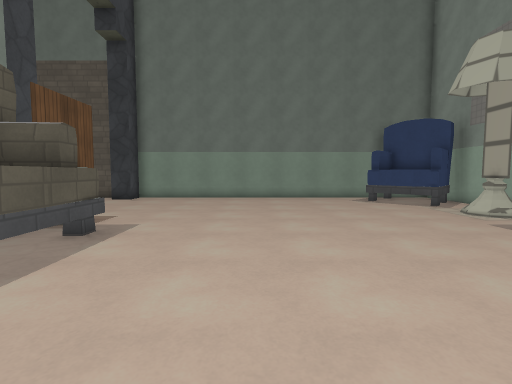
[1] (above)

16 first-person views from a walk through a 3-D level made in the Godot game engine. The camera is 1.4 m above the floor, tilts 4° down and sees 85° across. The floor is counted in squares, 1 m on a side. Each view is taken from the middle of a square. On the plan, view 1 faces up. The plan holds only what a view shows up to about 14 squares ahead; the rest is blank. Surface patterns are stand-ins for the level's own textures.

[2]
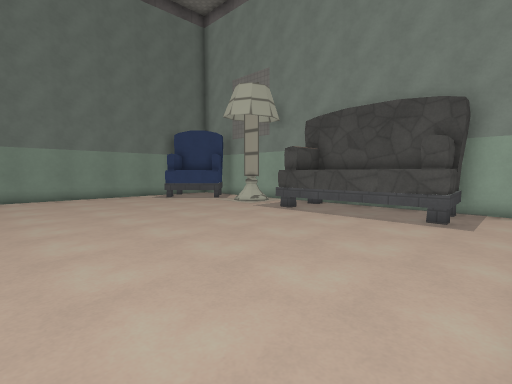

[3]
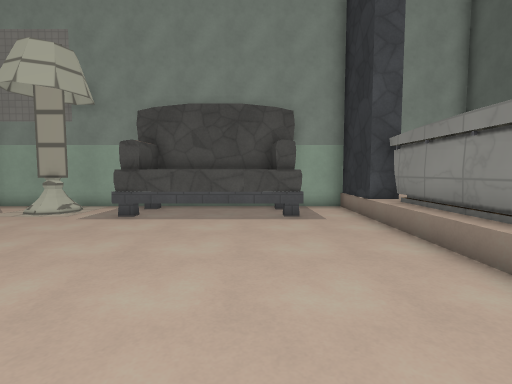

[4]
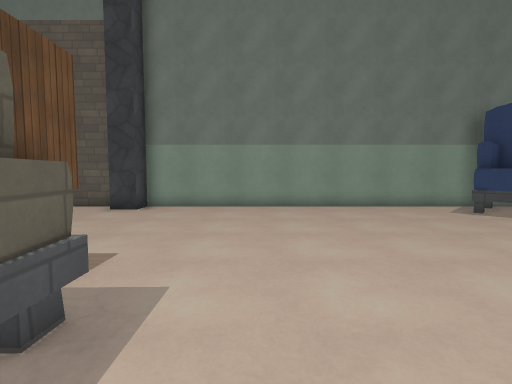

[5]
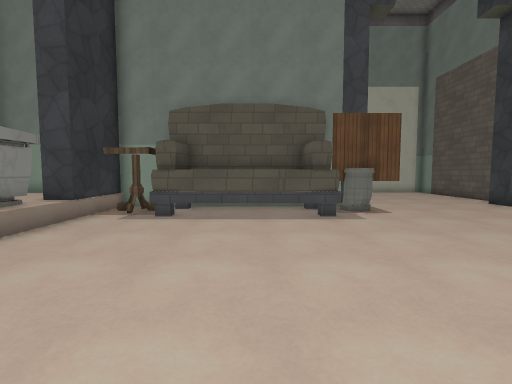

[6]
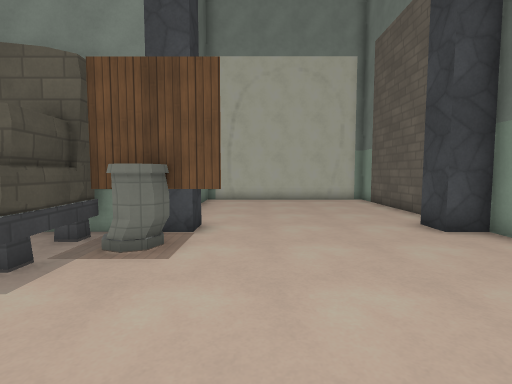

[7]
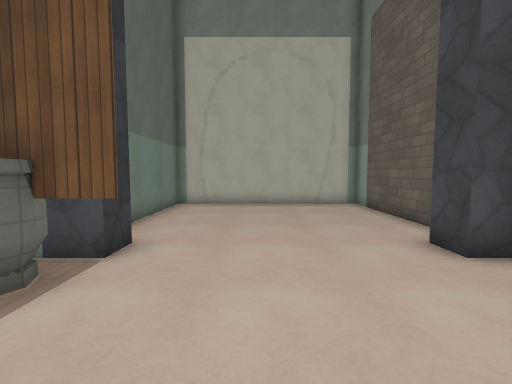

[8]
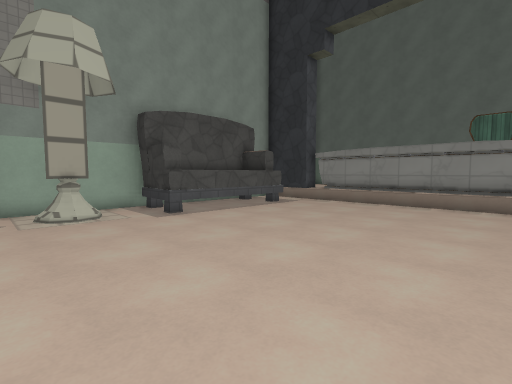

[9]
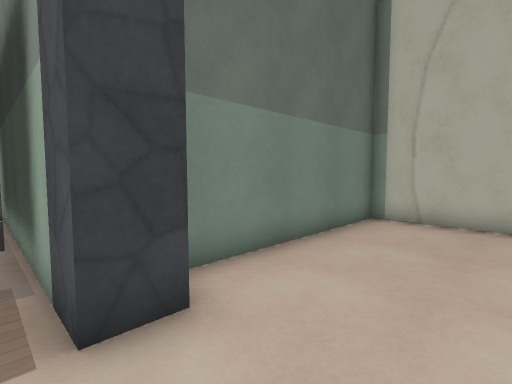

[10]
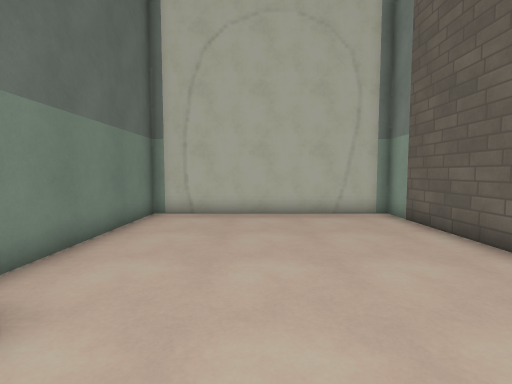

[11]
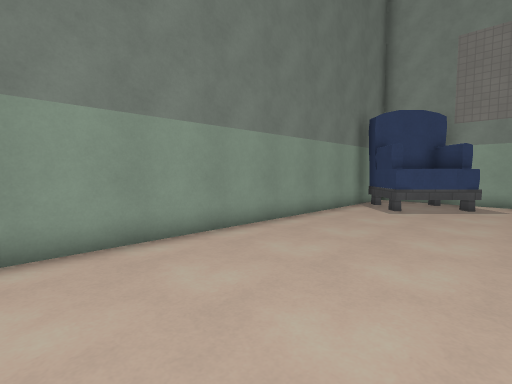

[12]
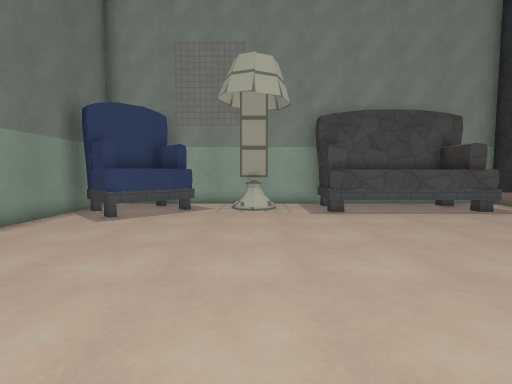

[13]
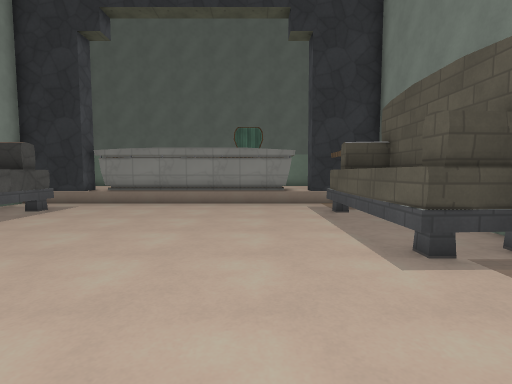

[14]
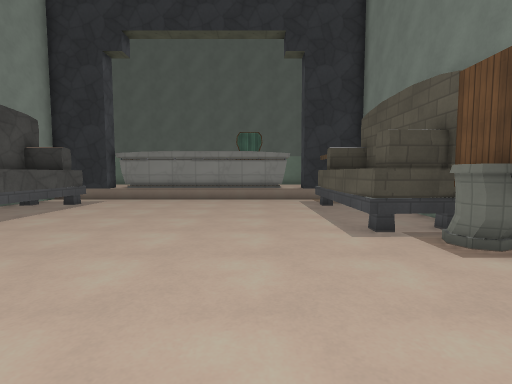

[15]
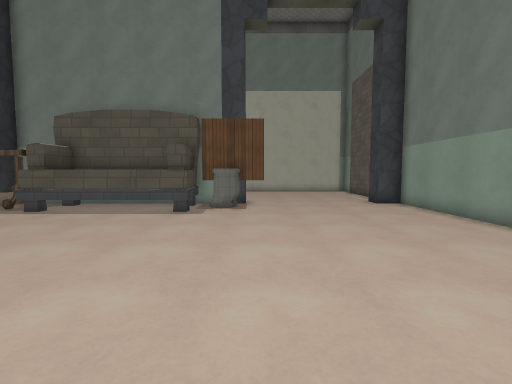

[16]
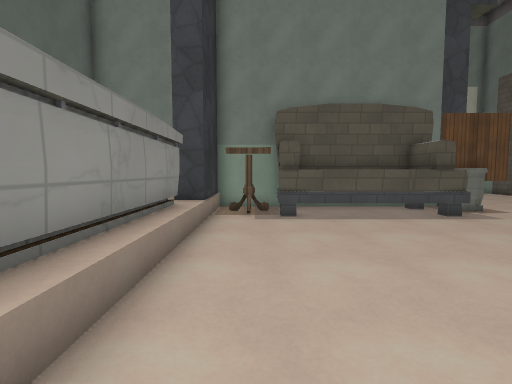

### Floor plan
Points are (right, up) in squares from view 1. A wall is a line through its corners. A room is listed if a view was taken in it or the views show most of it. See-through windows are left out.
Room 1 (views 1, 2, 3, 4, 5, 6, 7, 8, 9, 10, 11, 12, 13, 14, 15, 16)
walls: (-4.1, 6.5) (-4.1, 5.8) (-5.6, 5.7); (-4.8, 7.5) (-5.4, 7.2); (-5.6, 6.4) (-5.6, 0.9); (-6.2, 6.4) (-3.6, 6.6) (-3.6, 0.8); (-7.6, 8.5) (-6.5, 8.5) (-6.5, -1.5) (-3.6, -1.5); (-3.8, 0.8) (-4.7, 0.8); (6.8, 6.4) (9.2, 6.3); (6.8, 6.3) (7.5, 6.3); (-5.7, 1.5) (-4.1, 1.4) (-4.1, 0.8); (7, 5.7) (7.1, 6.4); (8.2, 6.3) (8.9, 6.2); (8.5, 5.7) (6.8, 5.8); (-2.6, -2.1) (6.4, -2.1); (-8, 15.5) (-14.4, 15.5) (-14.4, 7.5) (-8, 7.5); (6.8, 1.3) (8.5, 1.4) (8.5, 6.4); (6.6, 0.7) (6.6, 6.3); (9.5, 5.9) (9.5, 13.9); (7.1, 0.7) (7, 1.4); (8.1, 15.5) (-6.5, 15.5) (-6.5, 14.5) (-7.6, 14.5); (8.6, 0.8) (6.8, 0.7); (6.5, -1.5) (9.5, -1.5) (9.5, 0.7) (6.8, 0.5)
low walls: (-3.8, 6.1) (-4.3, 6.1); (-5.8, 8.2) (-5.3, 8.3); (-3.8, 1.4) (-3.8, 0.8); (6.8, 5.8) (6.8, 6.3); (-1.5, -1.5) (6.4, -1.5); (6.4, 14.4) (7.2, 15.2); (-2.2, -2.3) (6, -2.3); (6.8, 0.7) (6.8, 1.1) (7.3, 1.1)
ways out: gap at (7, -2)
objects: table (-6, -1) to (-5, 0); other object (-5, 8) to (-5, 9); sofa (6, 12) to (8, 14); lamp (7, 9) to (8, 10)

Positions as (right, up) in squares from view 1, and headings:
1: (0, 0), facing up
2: (-2, -1), facing up-right
3: (-2, 2), facing right
4: (-2, 4), facing up
5: (5, 4), facing left
6: (0, 10), facing left
7: (-2, 11), facing left
8: (-2, 11), facing down-right
9: (-6, 11), facing down-left
10: (-5, 11), facing left
11: (-5, 10), facing up-right
12: (-3, 9), facing right
13: (-1, 11), facing down
14: (-1, 13), facing down
15: (6, 9), facing left
16: (5, 0), facing left
